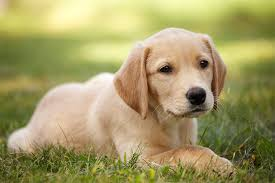
#> input picture convolution_networks/BasicCnnModel/images/dog1.jpg, 275 x 183 px; its folder holds 4 pictures in this run
$ python image_resizer.py   (Python 2 division)
#> lines starting #> are read from the running program, lines starting #| are printed output that depends on the picture
from resizeimage import resizeimage
import Image
import os
from config import *

print IMAGE_FOLDER

files = [file for file in os.listdir(IMAGE_FOLDER) if file.endswith(".jpg") ]

for file in files:
  with Image.open(os.path.join(IMAGE_FOLDER, file)).convert('LA') as image:
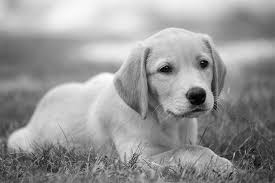
#> image: PIL image 275x183 LA; mean R, G, B, A 151.2, 151.2, 151.2, 255
    resizeimage.resize_contain(image, [128,128]).save(os.path.join(RESIZED_IMAGE_FOLDER, file))
#> (this line was passed over: resizeimage is not available in this run)
#> pass 2 of the loop `for file in files:`:
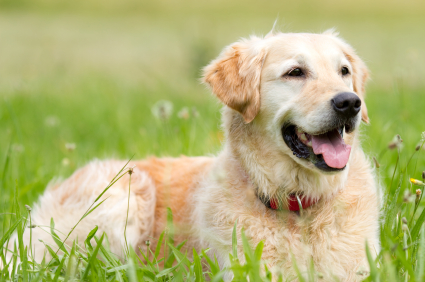
#> input picture convolution_networks/BasicCnnModel/images/dog2.jpg, 425 x 282 px
#> `with Image.open(os.path.join(IMAGE_FOLDER, file)).convert('LA') as ima..`:
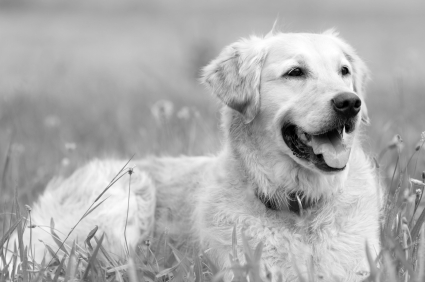
#> image: PIL image 425x282 LA; mean R, G, B, A 173.5, 173.5, 173.5, 255
#> pass 3 of the loop `for file in files:`:
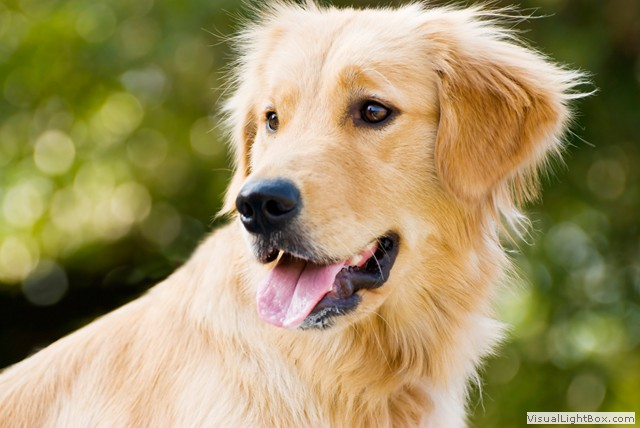
#> input picture convolution_networks/BasicCnnModel/images/dog3.jpg, 640 x 428 px
#> `with Image.open(os.path.join(IMAGE_FOLDER, file)).convert('LA') as ima..`:
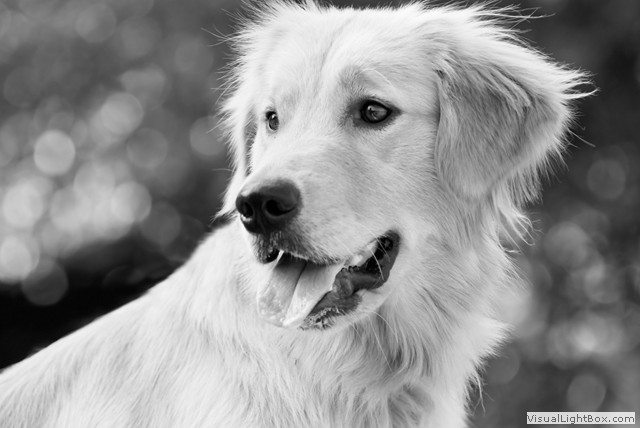
#> image: PIL image 640x428 LA; mean R, G, B, A 143.5, 143.5, 143.5, 255
#> the loop made 4 passes; the first 3 are shown
